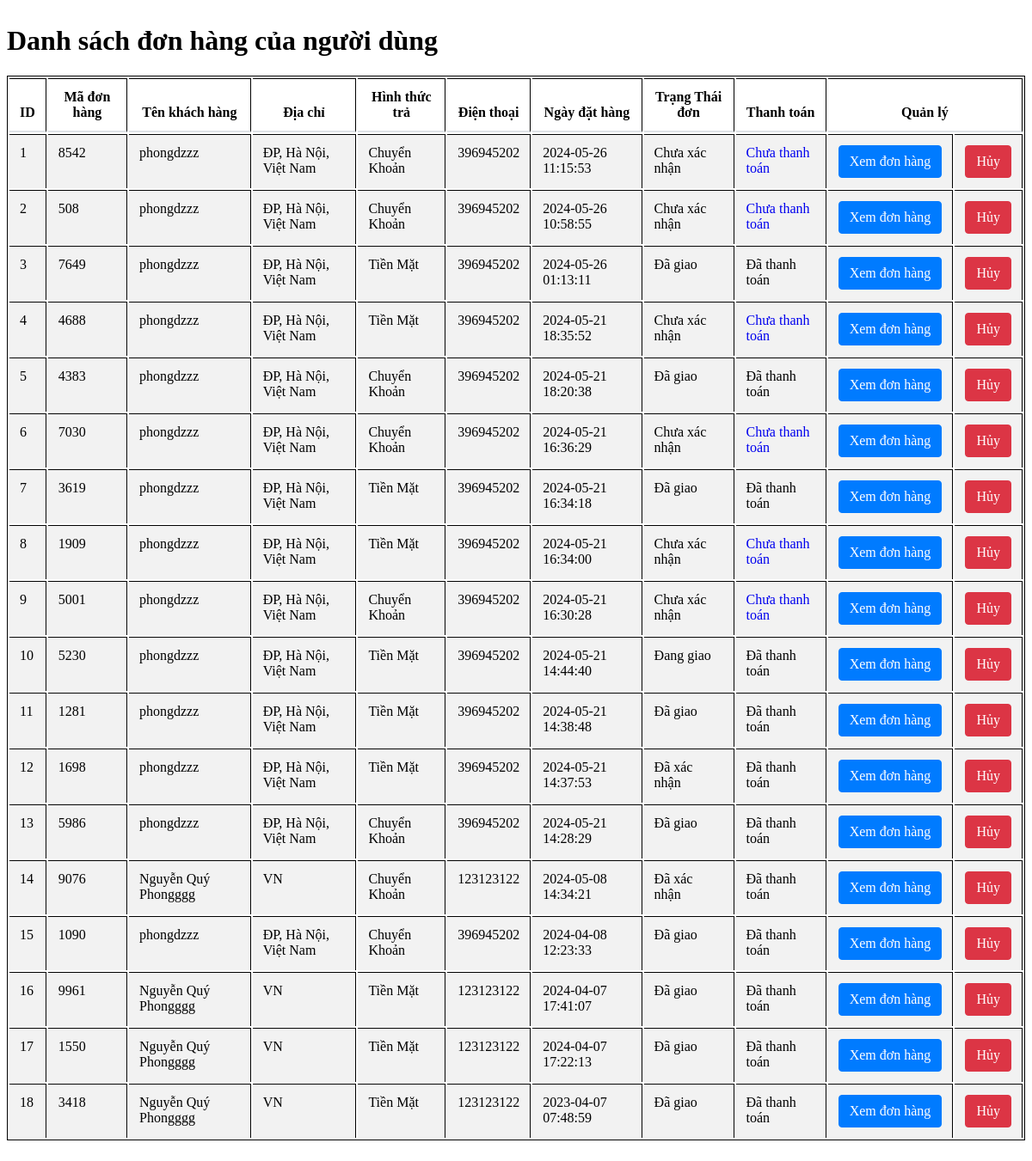
Page /pages/main/xemttdon.php on the committed database.
### tables this page shows
CREATE TABLE `tbl_giohang` (
  `id_cart` int(11) NOT NULL,
  `id_khachhang` int(11) NOT NULL,
  `code_cart` varchar(11) NOT NULL,
  `cart_status` int(11) NOT NULL,
  `cart_payment` varchar(100) NOT NULL,
  `size` varchar(10) NOT NULL
);

CREATE TABLE `tbl_dangky` (
  `id_khachhang` int(11) NOT NULL,
  `hovaten` varchar(250) NOT NULL,
  `taikhoan` varchar(100) NOT NULL,
  `matkhau` varchar(100) NOT NULL,
  `sodienthoai` int(11) NOT NULL,
  `email` varchar(100) NOT NULL,
  `diachi` text NOT NULL,
  `chucvu` int(11) NOT NULL
);

### pages/main/xemttdon.php (the view, shortened to what this page needs)
<?php
$sql_lietke_dh = "SELECT
                    tbl_giohang.*,
                    tbl_dangky.hovaten,
                    tbl_dangky.diachi,
                    tbl_dangky.taikhoan,
                    tbl_dangky.sodienthoai,
                    GROUP_CONCAT(tbl_cart_detail.id_sanpham) AS sanpham_ids,
                    GROUP_CONCAT(tbl_cart_detail.soluongmua) AS soluongmua_list,
                    GROUP_CONCAT(tbl_cart_detail.size) AS size_list,
                    tbl_cart_detail.thoigianmua,
                    tbl_cart_detail.tinhtrangtt
                FROM
                    tbl_giohang
                JOIN
                    tbl_dangky ON tbl_giohang.id_khachhang = tbl_dangky.id_khachhang
                JOIN
                    tbl_cart_detail ON tbl_giohang.code_cart = tbl_cart_detail.code_cart
                GROUP BY
                    tbl_giohang.code_cart
                ORDER BY
                    tbl_giohang.id_cart DESC";
$result_lietke_dh = mysqli_query($connect, $sql_lietke_dh);
if (mysqli_num_rows($result_lietke_dh) == 0) {
    echo "<h1>Hiện tại bạn chưa có đơn hàng nào. Hãy đặt hàng để có thể trải nghiệm dịch vụ tốt nhé</h1>";
} else {
?>
<div class="table-container">
  <h1 style="font-family: 'Times New Roman', Times, serif;">Danh sách đơn hàng của người dùng</h1>
  <table class="table table-striped" style="font-family: 'Times New Roman', Times, serif;">
  <thead>
    <tr>
        <th>ID</th>
        <th>Mã đơn hàng</th>
        <th>Tên khách hàng</th>
        <th>Địa chỉ</th>
        <th>Hình thức trả</th>
        <th>Điện thoại</th>
        <th>Ngày đặt hàng</th>
        <th>Trạng Thái đơn</th>
        <th>Thanh toán</th>
        <th colspan="2">Quản lý</th>
    </tr>
</thead>
    <?php
    $i = 0;
    while ($row = mysqli_fetch_array($result_lietke_dh)) {
        $i++;
   ?>
   <tbody>
    <tr>
        <td><?php echo $i?></td>
        <td><?php echo $row['code_cart']?></td>
        <td><?php echo $row['hovaten']?></td>
        <td><?php echo $row['diachi']?></td>
        <td><?php echo $row['cart_payment']?></td>
        <td><?php echo $row['sodienthoai']?></td>
        <td><?php echo date('Y-m-d H:i:s', strtotime($row['thoigianmua']));?></td>
        <td>
        <?php if ($row['cart_status'] == 0) {
                echo '<a>Chưa xác nhận</a>';
            } else if ($row['cart_status'] == 1) {
                echo '<a>Đã xác nhận</a>';
            } else if ($row['cart_status'] == 2) {
                echo '<a>Đang giao</a>';
            } else if ($row['cart_status'] == 3) {
                echo '<a>Đã giao</a>';
            }
            else{
            }
          ?>
        </td>
<td>        <?php if ($row['tinhtrangtt'] == 0) {
                echo '<a href="index.php?quanly=xemthanhtoan" style="text-decoration: none; text-color: black">Chưa thanh toán</a>  ';
            } else if ($row['tinhtrangtt'] == 1) {
                echo '<a>Đã thanh toán</a>';
            }
          ?></td>
        <td>
            <a class="btn btn-primary" href="index.php?quanly=xemthongtin&code=<?php echo $row['code_cart']?>">Xem đơn hàng</a>
        </td>
        <td>
            <a class="btn btn-danger" href="javascript:void(0);" onclick="deleteOrder(<?php echo $row['code_cart']?>);">Hủy</a>
        </td>
    </tr>
</tbody>
     <?php
    }
  ?>
 </table>
<?php
  }
?>

### pages/main/xemttdon.php (style rules this page uses)
.table-container { width: 100%; overflow-x: auto; }
.table { width: 100%; max-width: 100%; margin-bottom: 1rem; background-color: transparent; border: 1px solid black; }
.table th, .table td { padding: 0.75rem; vertical-align: top; border-top: 1px solid #000; border-right: 1px solid #000; border-collapse: collapse; }
.table thead th { vertical-align: bottom; border-bottom: 2px solid #dee2e6; }
.table tbody + tbody { border-top: 2px solid #dee2e6; }
.table-striped tbody tr:nth-of-type(odd) { background-color: rgba(0, 0, 0, 0.05); }
.btn { display: inline-block; font-weight: 400; text-align: center; white-space: nowrap; vertical-align: middle; user-select: none; border: 1px solid transparent; padding: 0.375rem 0.75rem; font-size: 1rem; line-height: 1.5; text-decoration: none; border-radius: 0.25rem; transition: color 0.15s ease-in-out, background-color 0.15s ease-in-out, border-color 0.15s ease-in-out, box-shadow 0.15s ease-in-out; }
.btn-primary { color: #fff; background-color: #007bff; border-color: #007bff; text-decoration: none; }
.btn-danger { color: #fff; background-color: #dc3545; border-color: #dc3545; text-decoration: none; }

### rows in the picture
tbl_giohang: code_cart "8542", id_khachhang.hovaten "phongdzzz", id_khachhang.diachi "ĐP, Hà Nội, Việt Nam", cart_payment "Chuyển Khoản", id_khachhang.sodienthoai "396945202", thoigianmua "2024-05-26 11:15:53", cart_status "Chưa xác nhận", shows "Chưa thanh toán"
tbl_giohang: code_cart "508", id_khachhang.hovaten "phongdzzz", id_khachhang.diachi "ĐP, Hà Nội, Việt Nam", cart_payment "Chuyển Khoản", id_khachhang.sodienthoai "396945202", thoigianmua "2024-05-26 10:58:55", cart_status "Chưa xác nhận", shows "Chưa thanh toán"
tbl_giohang: code_cart "7649", id_khachhang.hovaten "phongdzzz", id_khachhang.diachi "ĐP, Hà Nội, Việt Nam", cart_payment "Tiền Mặt", id_khachhang.sodienthoai "396945202", thoigianmua "2024-05-26 01:13:11", cart_status "Đã giao", shows "Đã thanh toán"
tbl_giohang: code_cart "4688", id_khachhang.hovaten "phongdzzz", id_khachhang.diachi "ĐP, Hà Nội, Việt Nam", cart_payment "Tiền Mặt", id_khachhang.sodienthoai "396945202", thoigianmua "2024-05-21 18:35:52", cart_status "Chưa xác nhận", shows "Chưa thanh toán"
tbl_giohang: code_cart "4383", id_khachhang.hovaten "phongdzzz", id_khachhang.diachi "ĐP, Hà Nội, Việt Nam", cart_payment "Chuyển Khoản", id_khachhang.sodienthoai "396945202", thoigianmua "2024-05-21 18:20:38", cart_status "Đã giao", shows "Đã thanh toán"
tbl_giohang: code_cart "7030", id_khachhang.hovaten "phongdzzz", id_khachhang.diachi "ĐP, Hà Nội, Việt Nam", cart_payment "Chuyển Khoản", id_khachhang.sodienthoai "396945202", thoigianmua "2024-05-21 16:36:29", cart_status "Chưa xác nhận", shows "Chưa thanh toán"
tbl_giohang: code_cart "3619", id_khachhang.hovaten "phongdzzz", id_khachhang.diachi "ĐP, Hà Nội, Việt Nam", cart_payment "Tiền Mặt", id_khachhang.sodienthoai "396945202", thoigianmua "2024-05-21 16:34:18", cart_status "Đã giao", shows "Đã thanh toán"
tbl_giohang: code_cart "1909", id_khachhang.hovaten "phongdzzz", id_khachhang.diachi "ĐP, Hà Nội, Việt Nam", cart_payment "Tiền Mặt", id_khachhang.sodienthoai "396945202", thoigianmua "2024-05-21 16:34:00", cart_status "Chưa xác nhận", shows "Chưa thanh toán"
tbl_giohang: code_cart "5001", id_khachhang.hovaten "phongdzzz", id_khachhang.diachi "ĐP, Hà Nội, Việt Nam", cart_payment "Chuyển Khoản", id_khachhang.sodienthoai "396945202", thoigianmua "2024-05-21 16:30:28", cart_status "Chưa xác nhận", shows "Chưa thanh toán"
tbl_giohang: code_cart "5230", id_khachhang.hovaten "phongdzzz", id_khachhang.diachi "ĐP, Hà Nội, Việt Nam", cart_payment "Tiền Mặt", id_khachhang.sodienthoai "396945202", thoigianmua "2024-05-21 14:44:40", cart_status "Đang giao", shows "Đã thanh toán"
tbl_giohang: code_cart "1281", id_khachhang.hovaten "phongdzzz", id_khachhang.diachi "ĐP, Hà Nội, Việt Nam", cart_payment "Tiền Mặt", id_khachhang.sodienthoai "396945202", thoigianmua "2024-05-21 14:38:48", cart_status "Đã giao", shows "Đã thanh toán"
tbl_giohang: code_cart "1698", id_khachhang.hovaten "phongdzzz", id_khachhang.diachi "ĐP, Hà Nội, Việt Nam", cart_payment "Tiền Mặt", id_khachhang.sodienthoai "396945202", thoigianmua "2024-05-21 14:37:53", cart_status "Đã xác nhận", shows "Đã thanh toán"
tbl_giohang: code_cart "5986", id_khachhang.hovaten "phongdzzz", id_khachhang.diachi "ĐP, Hà Nội, Việt Nam", cart_payment "Chuyển Khoản", id_khachhang.sodienthoai "396945202", thoigianmua "2024-05-21 14:28:29", cart_status "Đã giao", shows "Đã thanh toán"
tbl_giohang: code_cart "9076", id_khachhang.hovaten "Nguyễn Quý Phongggg", id_khachhang.diachi "VN", cart_payment "Chuyển Khoản", id_khachhang.sodienthoai "123123122", thoigianmua "2024-05-08 14:34:21", cart_status "Đã xác nhận", shows "Đã thanh toán"
tbl_giohang: code_cart "1090", id_khachhang.hovaten "phongdzzz", id_khachhang.diachi "ĐP, Hà Nội, Việt Nam", cart_payment "Chuyển Khoản", id_khachhang.sodienthoai "396945202", thoigianmua "2024-04-08 12:23:33", cart_status "Đã giao", shows "Đã thanh toán"
tbl_giohang: code_cart "9961", id_khachhang.hovaten "Nguyễn Quý Phongggg", id_khachhang.diachi "VN", cart_payment "Tiền Mặt", id_khachhang.sodienthoai "123123122", thoigianmua "2024-04-07 17:41:07", cart_status "Đã giao", shows "Đã thanh toán"
tbl_giohang: code_cart "1550", id_khachhang.hovaten "Nguyễn Quý Phongggg", id_khachhang.diachi "VN", cart_payment "Tiền Mặt", id_khachhang.sodienthoai "123123122", thoigianmua "2024-04-07 17:22:13", cart_status "Đã giao", shows "Đã thanh toán"
tbl_giohang: code_cart "3418", id_khachhang.hovaten "Nguyễn Quý Phongggg", id_khachhang.diachi "VN", cart_payment "Tiền Mặt", id_khachhang.sodienthoai "123123122", thoigianmua "2023-04-07 07:48:59", cart_status "Đã giao", shows "Đã thanh toán"
